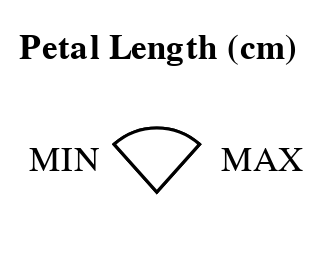

Vega-Lite specification for this chart:
### Vega specification from a JSON file in a GitHub repository (floating-point values rounded to 4 significant figures)
{"$schema": "https://vega.github.io/schema/vega/v5.json", "description": "A basic range slider example.", "padding": 5, "data": [{"name": "irisData"}], "signals": [{"name": "minL", "value": 0}, {"name": "maxR", "update": "width"}, {"name": "deltaL", "value": 0}, {"name": "dragHandleL", "value": false}, {"name": "dragHandleR", "value": false}, {"name": "deltaR", "update": "width"}, {"name": "drag", "value": {"dx": 0, "count": 0, "start": 0, "startValues": [0, 0], "limitL": false, "limitR": false}}, {"name": "hover", "on": [{"events": "rect:mouseover, arc:mouseover", "encode": "select"}]}, {"name": "hoverOut", "on": [{"events": "rect:mouseout, arc:mouseout", "encode": "release"}]}], "scales": [{"name": "x", "domain": {"data": "irisData", "field": "petalLength"}, "range": {"signal": "[0, width]"}}], "axes": [{"scale": "x", "orient": "bottom", "offset": {"signal": "-40"}, "encode": {"ticks": {"enter": {"stroke": {"value": "black"}, "strokeWidth": {"value": 1.5}}}}, "title": "Petal Length (cm)"}], "marks": [{"type": "group", "name": "rectGroup", "signals": [{"name": "deltaL", "push": "outer", "on": [{"events": "rect:dblclick", "update": "(abs(x()-deltaR)>=abs(x()-deltaL)) ? x() : deltaL"}, {"events": [{"source": "window", "type": "mousemove", "consume": true, "between": [{"source": "scope", "type": "mousedown"}, {"source": "window", "type": "mouseup"}]}, {"type": "touchmove", "consume": true, "filter": "event.touches.length === 1"}], "update": "drag.limitL || drag.limitR ? deltaL : drag.dx + drag.startValues[0]"}]}, {"name": "deltaR", "push": "outer", "on": [{"events": "rect:dblclick", "update": "(abs(x()-deltaL)>=abs(x()-deltaR)) ? x() : deltaR"}, {"events": [{"source": "window", "type": "mousemove", "consume": true, "between": [{"source": "scope", "type": "mousedown"}, {"source": "window", "type": "mouseup"}]}, {"type": "touchmove", "consume": true, "filter": "event.touches.length === 1"}], "update": "drag.limitL || drag.limitR ? deltaR : drag.dx + drag.startValues[1]"}]}, {"name": "drag", "push": "outer", "on": [{"events": [{"source": "window", "type": "mousemove", "consume": true, "between": [{"source": "scope", "type": "mousedown"}, {"source": "window", "type": "mouseup"}]}, {"type": "touchmove", "consume": true, "filter": "event.touches.length === 1"}], "update": "{count: drag.count+1, dx: drag.count == 0 ? 0 : x() - drag.start, start: drag.count == 0 ? x() : drag.start, startValues: drag.count == 0 ? [deltaL, deltaR] : drag.startValues, limitL: drag.dx!=0 ? drag.dx + drag.startValues[0] < minL || drag.dx + drag.startValues[1] < minL : false, limitR: drag.dx!=0 ? drag.dx + drag.startValues[0] > maxR || drag.dx + drag.startValues[1] > maxR : false }"}, {"events": "window:mouseup", "update": "{count: 0, dx: 0, start: 0, startValues: [deltaL, deltaR], limitL: false, limitR: false}"}, {"events": "rect:dblclick", "update": "{count: 0, dx: 0, start: 0, startValues: [deltaL, deltaR], limitL: false, limitR: false}"}]}], "marks": [{"type": "rect", "name": "line", "encode": {"enter": {"fill": {"value": "transparent"}, "stroke": {"value": "black"}}, "update": {"x": {"signal": "minL"}, "x2": {"signal": "maxR"}, "height": {"value": 10}, "opacity": {"value": 1}, "fillOpacity": {"value": 1}, "strokeOpacity": {"value": 1}}, "select": {"fill": {"value": "red"}, "fillOpacity": {"value": 0.5}}, "release": {"fill": {"value": "white"}, "fillOpacity": {"value": 1}}}}, {"type": "rect", "name": "selectedLine", "encode": {"enter": {"fill": {"value": "steelblue"}, "stroke": {"value": "black"}}, "update": {"fill": {"signal": "drag.count > 0 ? 'red' : 'steelblue'"}, "x": {"signal": "deltaL>=minL ? (deltaL<=maxR ? deltaL : maxR) : minL"}, "x2": {"signal": "deltaR>=minL ? (deltaR<=maxR ? deltaR : maxR) : minL"}, "height": {"value": 10}, "strokeOpacity": {"value": 1}}, "select": {"fillOpacity": {"value": 0.5}}, "release": {"fillOpacity": {"value": 1}}}}]}, {"type": "group", "name": "rangeL", "signals": [{"name": "deltaL", "push": "outer", "on": [{"events": [{"source": "window", "type": "mousemove", "consume": true, "between": [{"source": "scope", "type": "mousedown"}, {"source": "window", "type": "mouseup"}]}, {"type": "touchmove", "consume": true, "filter": "event.touches.length === 1"}], "update": "(x()<=maxR && x()>=minL) ? x() : deltaL "}]}, {"name": "dragHandleL", "push": "outer", "on": [{"events": [{"source": "window", "type": "mousemove", "consume": true, "between": [{"source": "scope", "type": "mousedown"}, {"source": "window", "type": "mouseup"}]}, {"type": "touchmove", "consume": true, "filter": "event.touches.length === 1"}], "update": "true"}, {"events": "window:mouseup", "update": "false"}]}], "marks": [{"type": "arc", "name": "leftArc", "encode": {"enter": {"stroke": {"value": "black"}}, "update": {"fill": {"signal": "!dragHandleL ? 'white' : 'red'"}, "x": {"signal": "deltaL>=minL ? (deltaL<=maxR ? deltaL : maxR) : minL"}, "y": {"value": 15}, "startAngle": {"value": -0.73}, "endAngle": {"value": 0.73}, "outerRadius": {"value": 20}, "opacity": {"value": 1}}, "select": {"fillOpacity": {"value": 0.5}}, "release": {"fillOpacity": {"value": 1}}}}, {"type": "text", "encode": {"enter": {"fill": {"value": "#000"}}, "update": {"text": {"signal": "deltaL>=minL ? (deltaL<=maxR ? round(invert('x', deltaL)) : round(invert('x', maxR))) : round(invert('x', minL))"}, "opacity": {"value": 1}, "x": {"signal": "deltaL>=minL ? (deltaL<=maxR ? deltaL - 5 : maxR -5) : minL -5"}, "y": {"signal": "30"}, "fillOpacity": {"value": 0}}}}]}, {"type": "group", "name": "rangeR", "signals": [{"name": "deltaR", "push": "outer", "on": [{"events": [{"source": "window", "type": "mousemove", "consume": true, "between": [{"source": "scope", "type": "mousedown"}, {"source": "window", "type": "mouseup"}]}, {"type": "touchmove", "consume": true, "filter": "event.touches.length === 1"}], "update": "(x()<=maxR && x()>=minL) ? x() : deltaR "}]}, {"name": "dragHandleR", "push": "outer", "on": [{"events": [{"source": "window", "type": "mousemove", "consume": true, "between": [{"source": "scope", "type": "mousedown"}, {"source": "window", "type": "mouseup"}]}, {"type": "touchmove", "consume": true, "filter": "event.touches.length === 1"}], "update": "true"}, {"events": "window:mouseup", "update": "false"}]}], "marks": [{"type": "arc", "name": "rightArc", "encode": {"enter": {"stroke": {"value": "black"}}, "update": {"fill": {"signal": "!dragHandleR ? 'white' : 'red'"}, "x": {"signal": "deltaR>=minL ? (deltaR<=maxR ? deltaR : maxR) : minL"}, "y": {"value": 15}, "startAngle": {"value": -0.73}, "endAngle": {"value": 0.73}, "outerRadius": {"value": 20}, "opacity": {"value": 1}}, "select": {"fillOpacity": {"value": 0.5}}, "release": {"fillOpacity": {"value": 1}}}}, {"type": "text", "encode": {"enter": {"fill": {"value": "#000"}}, "update": {"text": {"signal": "deltaR>=minL ? (deltaR<=maxR ? round(invert('x', deltaR)) : round(invert('x', maxR))) : round(invert('x', minL))"}, "opacity": {"value": 1}, "x": {"signal": "deltaR>=minL ? (deltaR<=maxR ? deltaR - 5 : maxR -5) : minL -5"}, "y": {"signal": "25"}, "fillOpacity": {"value": 0}}}}]}, {"type": "text", "encode": {"enter": {"fill": {"value": "#000"}}, "update": {"text": {"value": "MAX"}, "opacity": {"value": 1}, "x": {"signal": "maxR + 20"}, "y": {"value": 8.5}}}}, {"type": "text", "encode": {"enter": {"fill": {"value": "#000"}}, "update": {"text": {"value": "MIN"}, "opacity": {"value": 1}, "x": {"signal": "minL - 40"}, "y": {"value": 8.5}}}}]}
